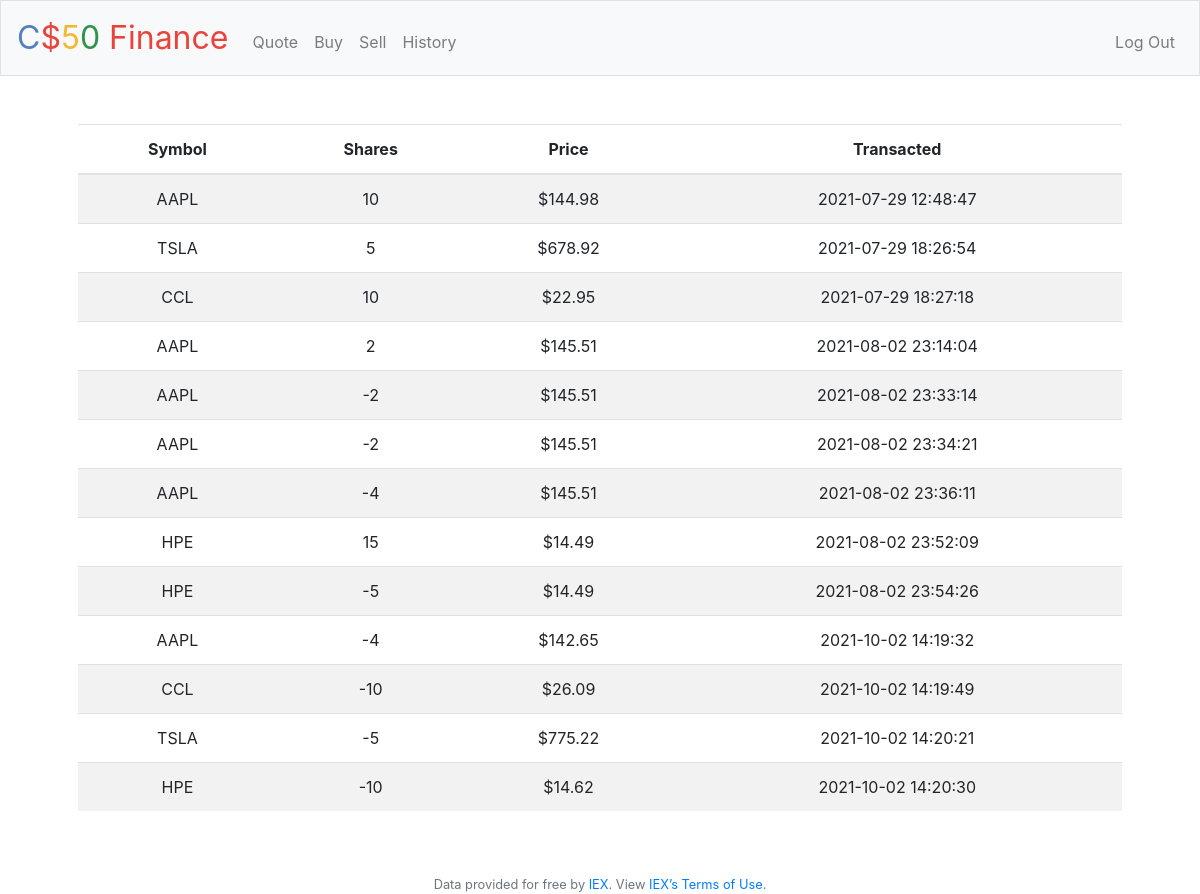
Screenshot of /history (signed in) with the database file from the repository.
### tables this page shows
CREATE TABLE transactions (
id INTEGER PRIMARY KEY AUTOINCREMENT,
user_id INTEGER NOT NULL,
name TEXT NOT NULL,
shares INTEGER NOT NULL,
type TEXT NOT NULL,
symbol TEXT NOT NULL,
time TIMESTAMP DEFAULT CURRENT_TIMESTAMP, price NUMERIC NOT NULL,
FOREIGN KEY(user_id) REFERENCES users(id)
);

### app.py (the view)
@app.route("/history")
@login_required
def history():
    user_id = session["user_id"]
    purchases = db.execute("SELECT * FROM transactions WHERE user_id = ?", user_id)
    print(purchases)
    return render_template("history.html", purchases=purchases, usd=usd)

### app.py (called while the page is built)
@app.after_request
def after_request(response):
    response.headers["Cache-Control"] = "no-cache, no-store, must-revalidate"
    response.headers["Expires"] = 0
    response.headers["Pragma"] = "no-cache"
    return response

### helpers.py (called while the page is built)
def login_required(f):
    @wraps(f)
    def decorated_function(*args, **kwargs):
        if session.get("user_id") is None:
            return redirect("/login")
        return f(*args, **kwargs)
    return decorated_function

def usd(value):
    return f"${value:,.2f}"

### templates/history.html (shortened to what this page needs)
{% extends "layout.html" %}
{% block main %}
<table class="table table-striped">
    <thead>
        <th>Symbol</th>
        <th>Shares</th>
        <th>Price</th>
        <th>Transacted</th>
    </thead>
    <tbody>
        {% for purchase in purchases %}
        <tr>
            <td>{{purchase["symbol"]}}</td>
            <td>{{purchase["shares"]}}</td>
            <td>{{usd(purchase["price"])}}</td>
            <td>{{purchase["time"]}}</td>
        </tr>
        {% endfor %}
    </tbody>
</table>
{% endblock %}

### rows the page displays
transactions: symbol "AAPL", shares "10", price "$144.98", time "2021-07-29 12:48:47"
transactions: symbol "TSLA", shares "5", price "$678.92", time "2021-07-29 18:26:54"
transactions: symbol "CCL", shares "10", price "$22.95", time "2021-07-29 18:27:18"
transactions: symbol "AAPL", shares "2", price "$145.51", time "2021-08-02 23:14:04"
transactions: symbol "AAPL", shares "-2", price "$145.51", time "2021-08-02 23:33:14"
transactions: symbol "AAPL", shares "-2", price "$145.51", time "2021-08-02 23:34:21"
transactions: symbol "AAPL", shares "-4", price "$145.51", time "2021-08-02 23:36:11"
transactions: symbol "HPE", shares "15", price "$14.49", time "2021-08-02 23:52:09"
transactions: symbol "HPE", shares "-5", price "$14.49", time "2021-08-02 23:54:26"
transactions: symbol "AAPL", shares "-4", price "$142.65", time "2021-10-02 14:19:32"
transactions: symbol "CCL", shares "-10", price "$26.09", time "2021-10-02 14:19:49"
transactions: symbol "TSLA", shares "-5", price "$775.22", time "2021-10-02 14:20:21"
transactions: symbol "HPE", shares "-10", price "$14.62", time "2021-10-02 14:20:30"
